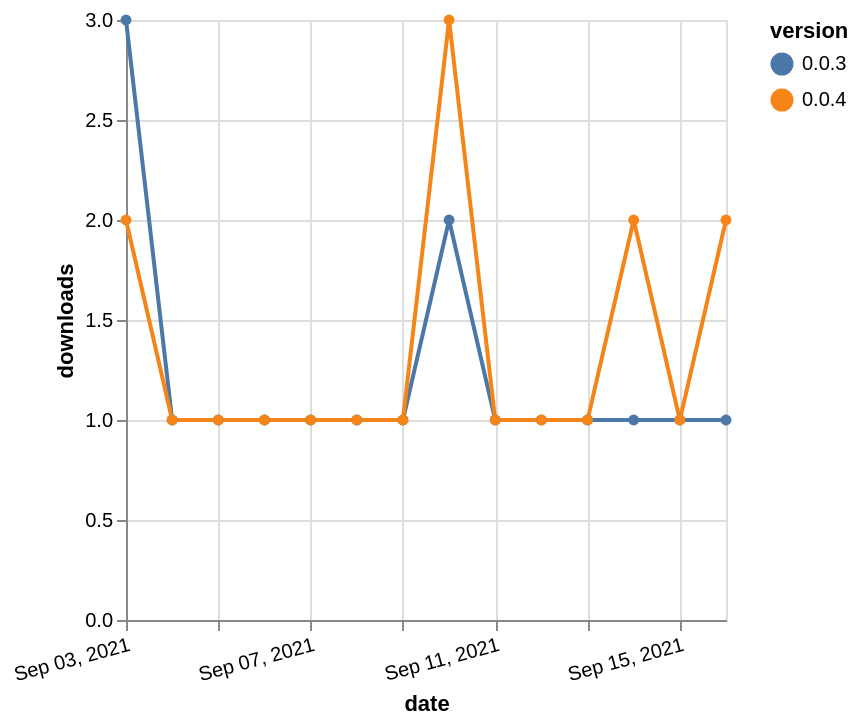

Vega-Lite specification stored for this chart:
### Vega-Lite specification from a JSON file in a GitHub repository (floating-point values rounded to 4 significant figures)
{"$schema": "https://vega.github.io/schema/vega-lite/v5.json", "description": "A simple bar chart with embedded data.", "data": {"values": [{"date": "2021-09-03", "total": 98, "delta": 3, "version": "0.0.3"}, {"date": "2021-09-04", "total": 99, "delta": 1, "version": "0.0.3"}, {"date": "2021-09-05", "total": 100, "delta": 1, "version": "0.0.3"}, {"date": "2021-09-06", "total": 101, "delta": 1, "version": "0.0.3"}, {"date": "2021-09-07", "total": 102, "delta": 1, "version": "0.0.3"}, {"date": "2021-09-08", "total": 103, "delta": 1, "version": "0.0.3"}, {"date": "2021-09-09", "total": 104, "delta": 1, "version": "0.0.3"}, {"date": "2021-09-10", "total": 106, "delta": 2, "version": "0.0.3"}, {"date": "2021-09-11", "total": 107, "delta": 1, "version": "0.0.3"}, {"date": "2021-09-12", "total": 108, "delta": 1, "version": "0.0.3"}, {"date": "2021-09-13", "total": 109, "delta": 1, "version": "0.0.3"}, {"date": "2021-09-14", "total": 110, "delta": 1, "version": "0.0.3"}, {"date": "2021-09-15", "total": 111, "delta": 1, "version": "0.0.3"}, {"date": "2021-09-16", "total": 112, "delta": 1, "version": "0.0.3"}, {"date": "2021-09-03", "total": 93, "delta": 2, "version": "0.0.4"}, {"date": "2021-09-04", "total": 94, "delta": 1, "version": "0.0.4"}, {"date": "2021-09-05", "total": 95, "delta": 1, "version": "0.0.4"}, {"date": "2021-09-06", "total": 96, "delta": 1, "version": "0.0.4"}, {"date": "2021-09-07", "total": 97, "delta": 1, "version": "0.0.4"}, {"date": "2021-09-08", "total": 98, "delta": 1, "version": "0.0.4"}, {"date": "2021-09-09", "total": 99, "delta": 1, "version": "0.0.4"}, {"date": "2021-09-10", "total": 102, "delta": 3, "version": "0.0.4"}, {"date": "2021-09-11", "total": 103, "delta": 1, "version": "0.0.4"}, {"date": "2021-09-12", "total": 104, "delta": 1, "version": "0.0.4"}, {"date": "2021-09-13", "total": 105, "delta": 1, "version": "0.0.4"}, {"date": "2021-09-14", "total": 107, "delta": 2, "version": "0.0.4"}, {"date": "2021-09-15", "total": 108, "delta": 1, "version": "0.0.4"}, {"date": "2021-09-16", "total": 110, "delta": 2, "version": "0.0.4"}]}, "width": "container", "mark": {"type": "line", "point": {"filled": true}}, "encoding": {"x": {"field": "date", "type": "temporal", "timeUnit": "yearmonthdate", "title": "date", "axis": {"labelAngle": -15}}, "y": {"field": "delta", "type": "quantitative", "title": "downloads"}, "color": {"field": "version", "type": "nominal"}, "tooltip": {"field": "delta"}}}
